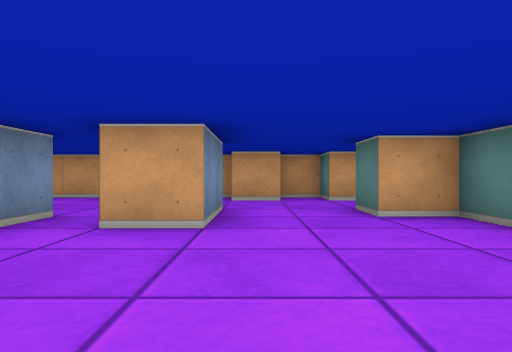
view 1 (above)

17 first-person views from a walk through a cub3D ray-caster map. The camera is about half as high as the walls, looks level and sees 70° across. The floor is counted in squares. Each view is taken from the middle of a square. On the plan, view 1 faces up. The plan holds only what a view shows up to about 9 squares ahead; the rest is blank.

view 2
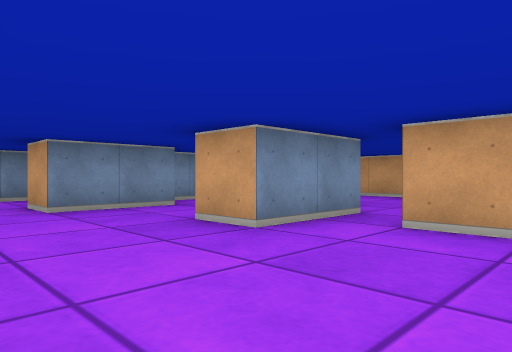

view 3
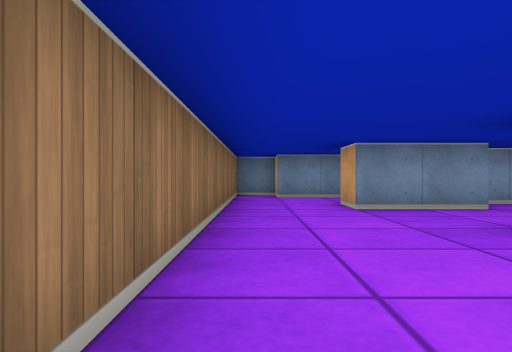

view 4
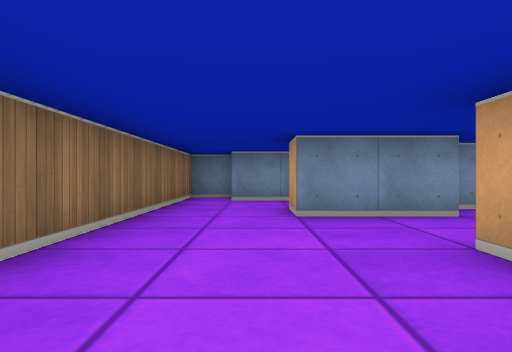

view 5
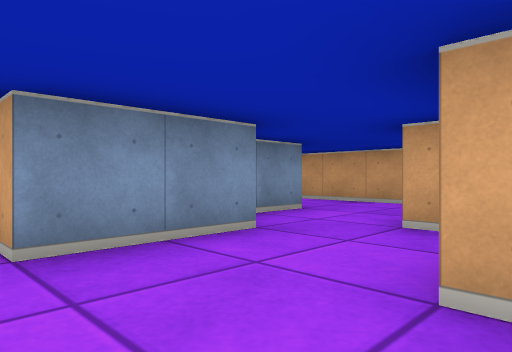

view 6
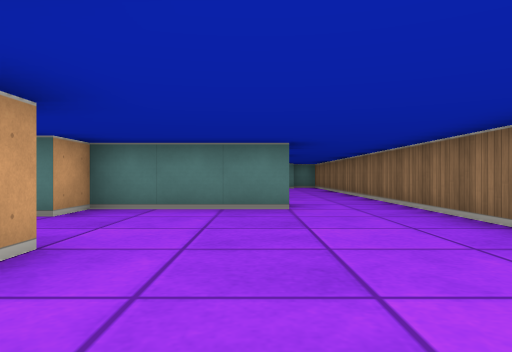

view 7
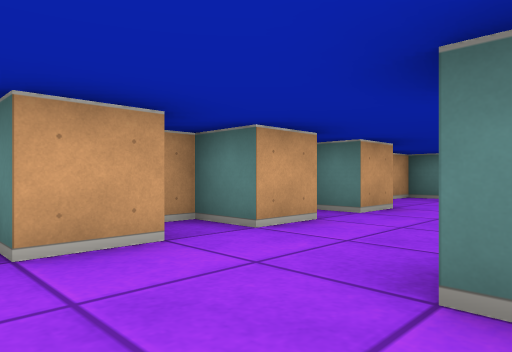

view 8
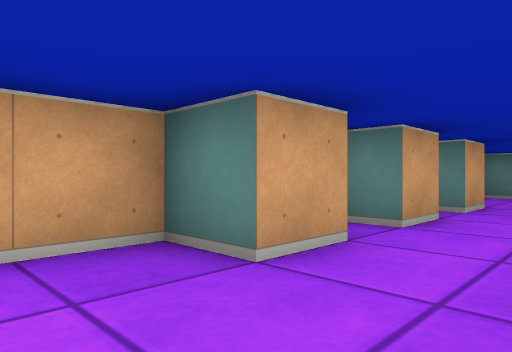

view 9
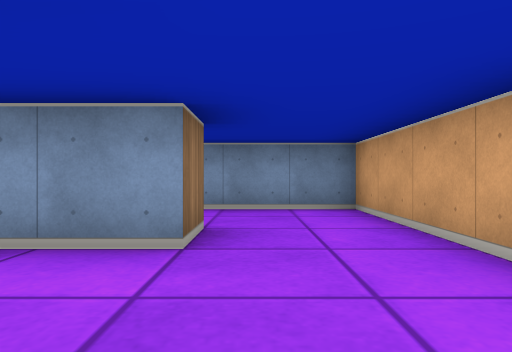

view 10
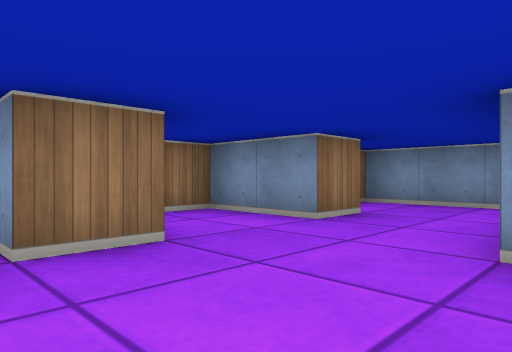

view 11
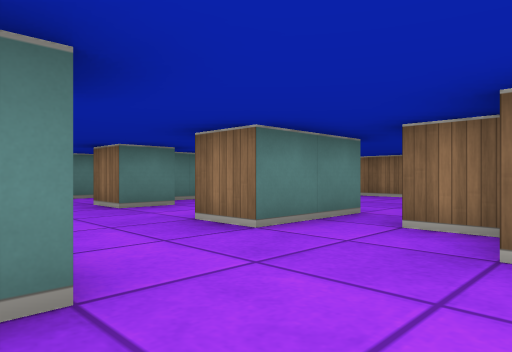

view 12
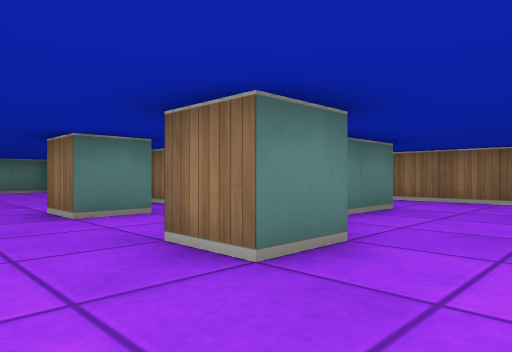

view 13
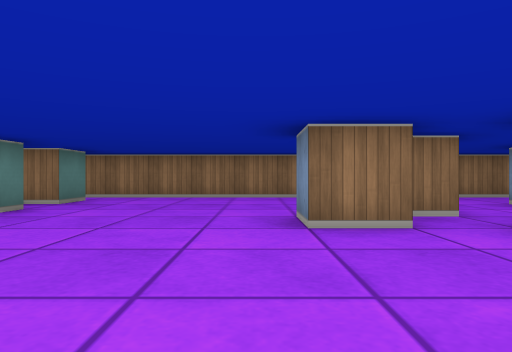

view 14
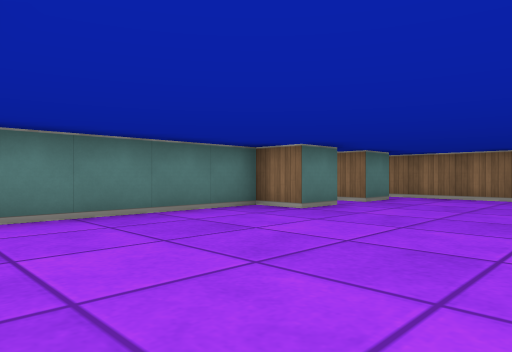

view 15
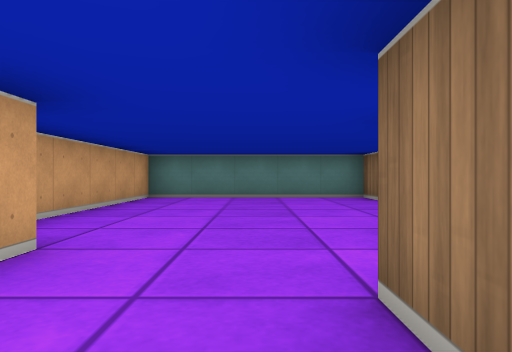

view 16
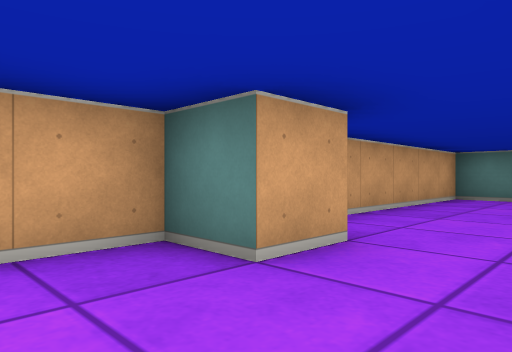

view 17
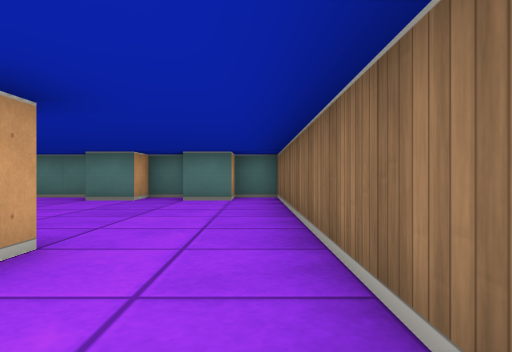

### Floor plan
Key: @ floor where view 1 was taken; # wall or solid block; . floor.
Columns run from 10 left of view 1 to 13 right of it. Each row starts with its distance up from view 1.
  9     ####################
  8 #####...#.#.#...#......#
  7 #......................#
  6 #......................#
  5 #..#..#..#..#..#.......#
  4 ## #..##.#..##...#.....#
  3  # ##..#.....#..##....##
  2  #..#........#..#......#
  1 ##....................##
  0 #.........@............#
 -1 ########################

Positions as (right, up) in squares from view 1, and headings:
1: (0, 0), facing up
2: (0, 0), facing up-left
3: (0, 0), facing left
4: (-1, 1), facing left
5: (-3, 1), facing up-left
6: (-3, 2), facing right
7: (-3, 5), facing up-right
8: (-4, 6), facing up-right
9: (-4, 6), facing left
10: (-3, 8), facing down-left
11: (-4, 8), facing down-right
12: (0, 7), facing down-right
13: (8, 8), facing down
14: (8, 8), facing down-right
15: (4, 6), facing right
16: (4, 6), facing up-right
17: (4, 0), facing right
